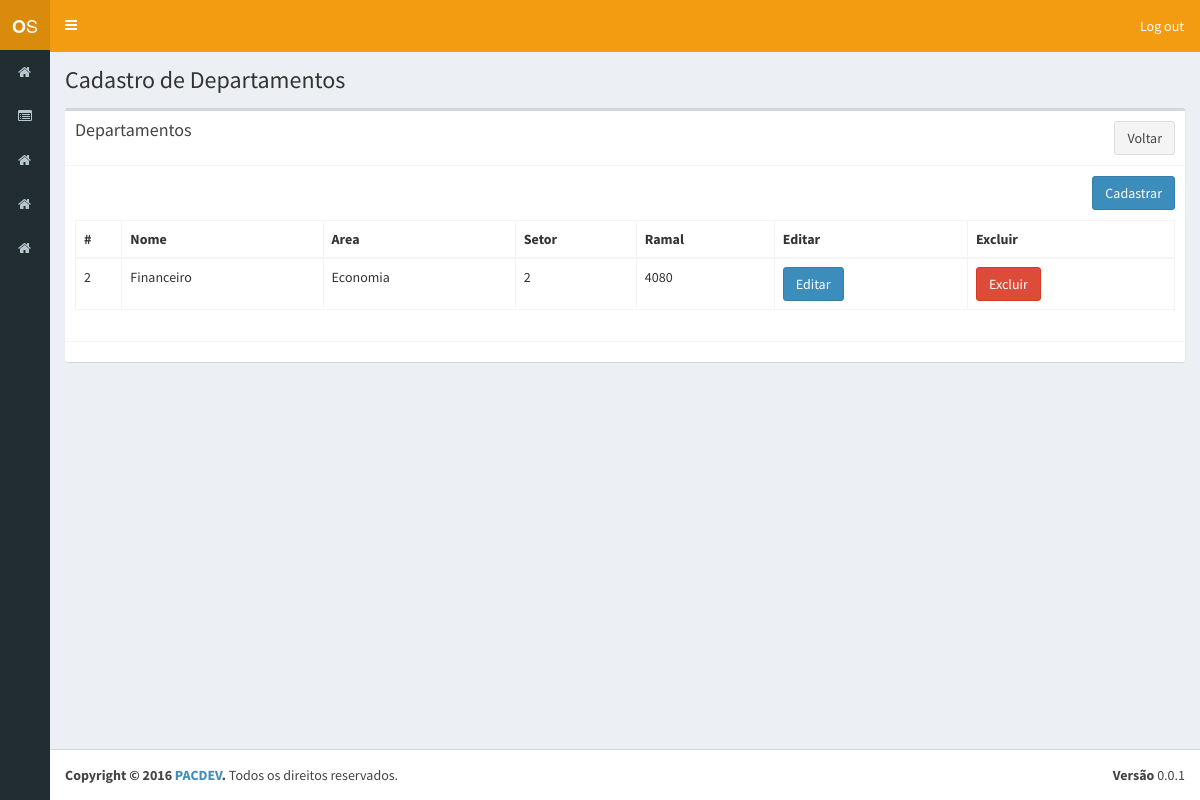
Page /departamento.php (signed in) on the committed database.
### tables this page shows
CREATE TABLE `menu` (
  `id` bigint(20) NOT NULL AUTO_INCREMENT,
  `nome` varchar(60) NOT NULL,
  `url` varchar(50) NOT NULL,
  `icon` varchar(30) NOT NULL,
  `ordem` int(11) NOT NULL,
  `url_pai` varchar(50) NOT NULL,
  PRIMARY KEY (`id`)
);

CREATE TABLE `departamento` (
  `id` bigint(20) NOT NULL AUTO_INCREMENT,
  `nome` varchar(100) NOT NULL,
  `area` varchar(100) NOT NULL,
  `setor` varchar(100) NOT NULL,
  `ramal` varchar(20) NOT NULL,
  PRIMARY KEY (`id`)
);

### src/configs/config.php (called while the page is built, shortened)
<?php
$connection = Db::getInstance();
if(!isset($public)){
  $statement = $connection->prepare('SELECT m.id, m.nome, m.url, m.icon
                                    FROM menu m
                                    INNER JOIN grupo_menu gm ON gm.menu_id = m.id
                                    INNER JOIN usuario u ON u.grupo_id = gm.grupo_id
                                    where u.id = '.$_SESSION['usuario']['id']);
  $statement->execute();
  $acesso = $statement->fetchAll(PDO::FETCH_ASSOC);
}
?>

### src/departamento.php (the view, shortened to what this page needs)
<?php
include_once("configs/config.php");
$connection = Db::getInstance();
$statement = $connection->prepare('SELECT * FROM departamento');
$statement->execute();
$lista = $statement->fetchAll(PDO::FETCH_ASSOC);
?><!DOCTYPE html>
<html>
<head>
  <link rel="stylesheet" href="assets/bootstrap/css/bootstrap.min.css">
  <link rel="stylesheet" href="https://cdnjs.cloudflare.com/ajax/libs/font-awesome/4.5.0/css/font-awesome.min.css">
  <link rel="stylesheet" href="https://cdnjs.cloudflare.com/ajax/libs/ionicons/2.0.1/css/ionicons.min.css">
  <link rel="stylesheet" href="assets/dist/css/AdminLTE.min.css">
  <link rel="stylesheet" href="assets/dist/css/skins/_all-skins.min.css">
</head>
<body class="hold-transition skin-yellow sidebar-collapse sidebar-mini">
  <div class="wrapper">
    <?php include_once("header.php"); ?>
    <?php include_once("menu.php"); ?>
    <div class="content-wrapper">
      <section class="content-header">
        <h1>
          Cadastro de Departamentos
        </h1>
      </section>
      <section class="content">
        <div class="box">
          <div class="box-header with-border">
            <h3 class="box-title">Departamentos</h3>
            <a class='btn btn-default pull-right' href="cadastrar_posicao.php">Voltar</a>
          </div>
          <div class="box-body">
            <button type="button" class="btn btn-primary pull-right" style="margin-bottom: 10px;" data-toggle="modal" data-id='0' data-target="#cadastrarModal">
              Cadastrar
            </button>
            <table id="table" class="table table-bordered table-hover">
              <thead>
                <tr>
                  <th>#</th>
                  <th>Nome</th>
                  <th>Area</th>
                  <th>Setor</th>
                  <th>Ramal</th>
                  <th>Editar</th>
                  <th>Excluir</th>
                </tr>
              </thead>
              <tbody>
                <?php
                if(!empty($lista)){
                  foreach($lista as $item){
                    echo '<tr>';
                    echo "<td>{$item['id']}</td>";
                    echo "<td>{$item['nome']}</td>";
                    echo "<td>{$item['area']}</td>";
                    echo "<td>{$item['setor']}</td>";
                    echo "<td>{$item['ramal']}</td>";
                    echo "<td><button type='button' class='btn btn-primary' data-toggle='modal' data-target='#cadastrarModal' data-id='{$item['id']}' data-nome='{$item['nome']}' data-area='{$item['area']}' data-setor='{$item['setor']}' data-ramal='{$item['ramal']}' >Editar</button></td>";
                    echo "<td><a type='button' class='btn btn-danger' href='?id={$item['id']}&remove=true'>Excluir</button></td>";
                    echo '</tr>';
                  }
                }
                ?>
              </tbody>
            </table>
          </div>
          <div class="box-footer">
          </div>
        </div>
      </section>
    </div>
    <?php include_once("footer.php"); ?>
  </div>
</body>
</html>

### src/menu.php (shortened to what this page needs)
<?php
include_once("configs/config.php");
$connection = Db::getInstance();
$statement = $connection->prepare('SELECT m.id, m.nome, m.url, m.icon
	FROM menu m
	INNER JOIN grupo_menu gm ON gm.menu_id = m.id
	INNER JOIN usuario u ON u.grupo_id = gm.grupo_id
	where u.id = '.$_SESSION['usuario']['id'].'
	and (url_pai is null or url_pai = \'\') ORDER BY ordem ASC');
$statement->execute();
$_SESSION['menu'] = $statement->fetchAll(PDO::FETCH_ASSOC);
?>
<aside class="main-sidebar">
	<section class="sidebar">
		<ul class="sidebar-menu">
			<?php
			foreach($_SESSION['menu'] as $menu){
				if($menu['url'] != '#'){
					echo '  <li>
					<a href="'.$menu['url'].'">
						<i class="fa '.$menu['icon'].'"></i> <span>'.$menu['nome'].'</span>
					</a>
				</li>';
			}else{
				echo '  <li class="treeview">
				<a href="#">
					<i class="fa '.$menu['icon'].'"></i> <span>'.$menu['nome'].'</span>
					<span class="pull-right-container">
						<i class="fa fa-angle-left pull-right"></i>
					</span>
				</a>
				<ul class="treeview-menu">';
					echo '</ul>
				</li>';
			}
		}
		?>
	</ul>
</section>
</aside>

### rows in the picture
departamento: id "2", nome "Financeiro", area "Economia", setor "2", ramal "4080"
